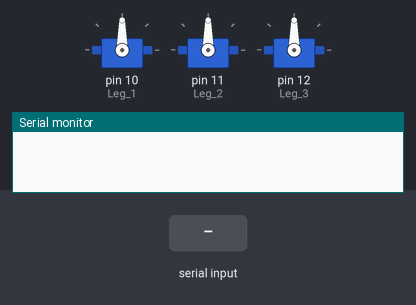
Recording of a sketch running on a simulated Arduino Uno, built with avr-gcc and run on an emulated ATmega328P. Shown: 3 × servo, the last lines printed to the serial monitor. Inputs (shaded band) come from the test bench.

Above: at 1.2 s.
1.3 s: "F" received over the second serial link
At 3.7 s:
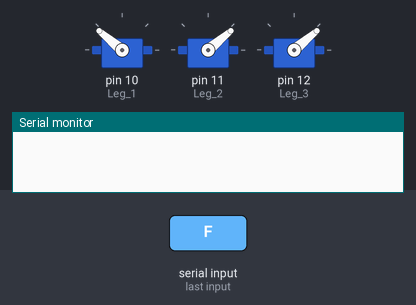
4.3 s: "B" received over the second serial link
At 6.7 s:
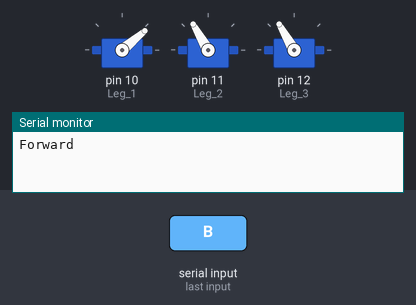
7.3 s: "L" received over the second serial link
At 9.7 s:
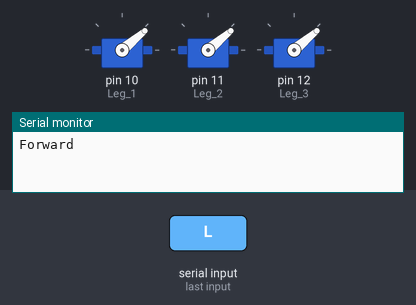
10.3 s: "R" received over the second serial link
At 10.6 s:
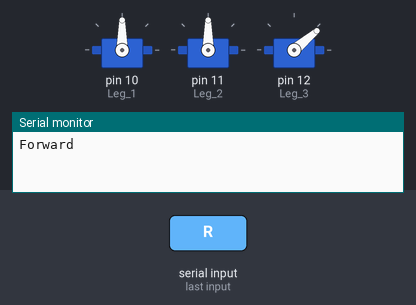
Timing chart, 0 to 14.3 s (numbered marks = the images above; inputs shaded):
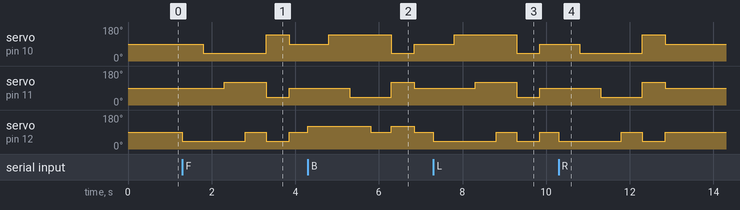

The sketch:

APDH-9000.ino
```cpp
#include <Servo.h>
#include <SoftwareSerial.h>

Servo Leg_1;
Servo Leg_2;
Servo Leg_3;
SoftwareSerial BT(6, 5);

char cmd;

void setup() {
  // 40 90 140 leg
  BT.begin(9600);
  Leg_1.attach(10);
  Leg_2.attach(11);
  Leg_3.attach(12);
  Leg_1.write(90);
  Leg_2.write(90);
  Leg_3.write(90);
  Serial.begin(9600);
}

void loop() {
  bt_mode();
}


void bt_mode() {
 /*
 S-стоп
 B-назад
 F-вперёд
 L-влево
 R-вправо
 */
 if (BT.available()) {
  cmd = BT.read();
  if (cmd=='S') {
    Stop();
    //delay(50);
    Serial.println("Stop");
  }
    if (cmd=='F') {
    Forward();
    delay(50);
    Stop();
    Serial.println("Forward");
  }
    if (cmd=='B') {
    Backward();
    delay(50);
    Stop();
  }
    if (cmd=='L') {
    Left();
    delay(50);
    Stop();
  }
    if (cmd=='R') {
    Right();
    delay(50);
    Stop();
  }
 }
 //Serial.println(cmd);
}

void Forward() {
  Leg_3.write(40);
  delay(500);
  Leg_1.write(40);
  delay(500);
  Leg_2.write(120);
  delay(500);
  Leg_3.write(90);
  delay(500);
  Leg_1.write(140);
  Leg_2.write(40);
  Leg_3.write(40);
  delay(500);
}

void Backward() {
  Leg_3.write(120);
  delay(500);
  Leg_1.write(140);
  delay(500);
  Leg_2.write(40);
  delay(500);
  Leg_3.write(90);
  delay(500);
  Leg_1.write(40);
  Leg_2.write(120);
  Leg_3.write(120);
  delay(500);
}

void Left() {
  Leg_3.write(40);
  delay(500);
  Leg_1.write(140);
  delay(500);
  Leg_2.write(120);
  delay(500);
  Leg_3.write(90);
  delay(500);
  Leg_2.write(40);
  Leg_1.write(40);
  Leg_3.write(40);
  delay(500);
}

void Right() {
  Leg_3.write(40);
  delay(500);
  Leg_1.write(40);
  delay(500);
  Leg_2.write(40);
  delay(500);
  Leg_3.write(90);
  delay(500);
  Leg_1.write(140);
  Leg_2.write(120);
  Leg_3.write(40);
  delay(500);
}

void Stop() {
  Leg_1.write(90);
  Leg_2.write(90);
  Leg_3.write(90);
}
```

Measured:
- after the input at 1.3 s, servo on pin 10 (Leg_1): 90° → 40° after 0.50 s, → 140° 1.5 s later, → 90° 0.55 s later; servo on pin 11 (Leg_2): 90° → 120° after 1.0 s, → 40° 1.0 s later, → 90° 0.55 s later; servo on pin 12 (Leg_3): 90° → 40° at once, → 90° 1.5 s later, → 40° 0.50 s later, → 90° 0.55 s later
- after the input at 4.3 s, servo on pin 10 (Leg_1): 90° → 140° after 0.50 s, → 40° 1.5 s later, → 90° 0.55 s later; servo on pin 11 (Leg_2): 90° → 40° after 1.0 s, → 120° 1.0 s later, → 90° 0.55 s later; servo on pin 12 (Leg_3): 90° → 120° at once, → 90° 1.5 s later, → 120° 0.50 s later, → 90° 0.55 s later
- after the input at 7.3 s, servo on pin 10 (Leg_1): 90° → 140° after 0.50 s, → 40° 1.5 s later, → 90° 0.55 s later; servo on pin 11 (Leg_2): 90° → 120° after 1.0 s, → 40° 1.0 s later, → 90° 0.55 s later; servo on pin 12 (Leg_3): 90° → 40° at once, → 90° 1.5 s later, → 40° 0.50 s later, → 90° 0.55 s later
- after the input at 10.3 s, servo on pin 10 (Leg_1): 90° → 40° after 0.50 s, → 140° 1.5 s later, → 90° 0.55 s later; servo on pin 11 (Leg_2): 90° → 40° after 1.0 s, → 120° 1.0 s later, → 90° 0.55 s later; servo on pin 12 (Leg_3): 90° → 40° at once, → 90° 1.5 s later, → 40° 0.50 s later, → 90° 0.55 s later
